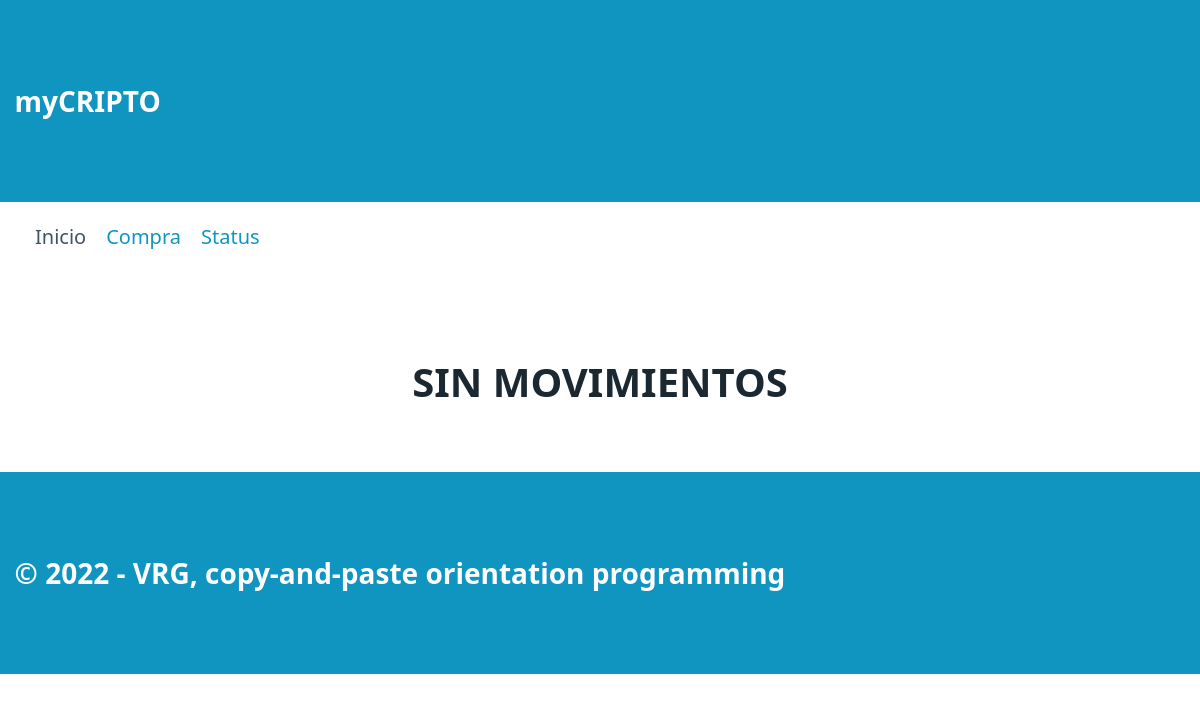
Before: / with the older database file.
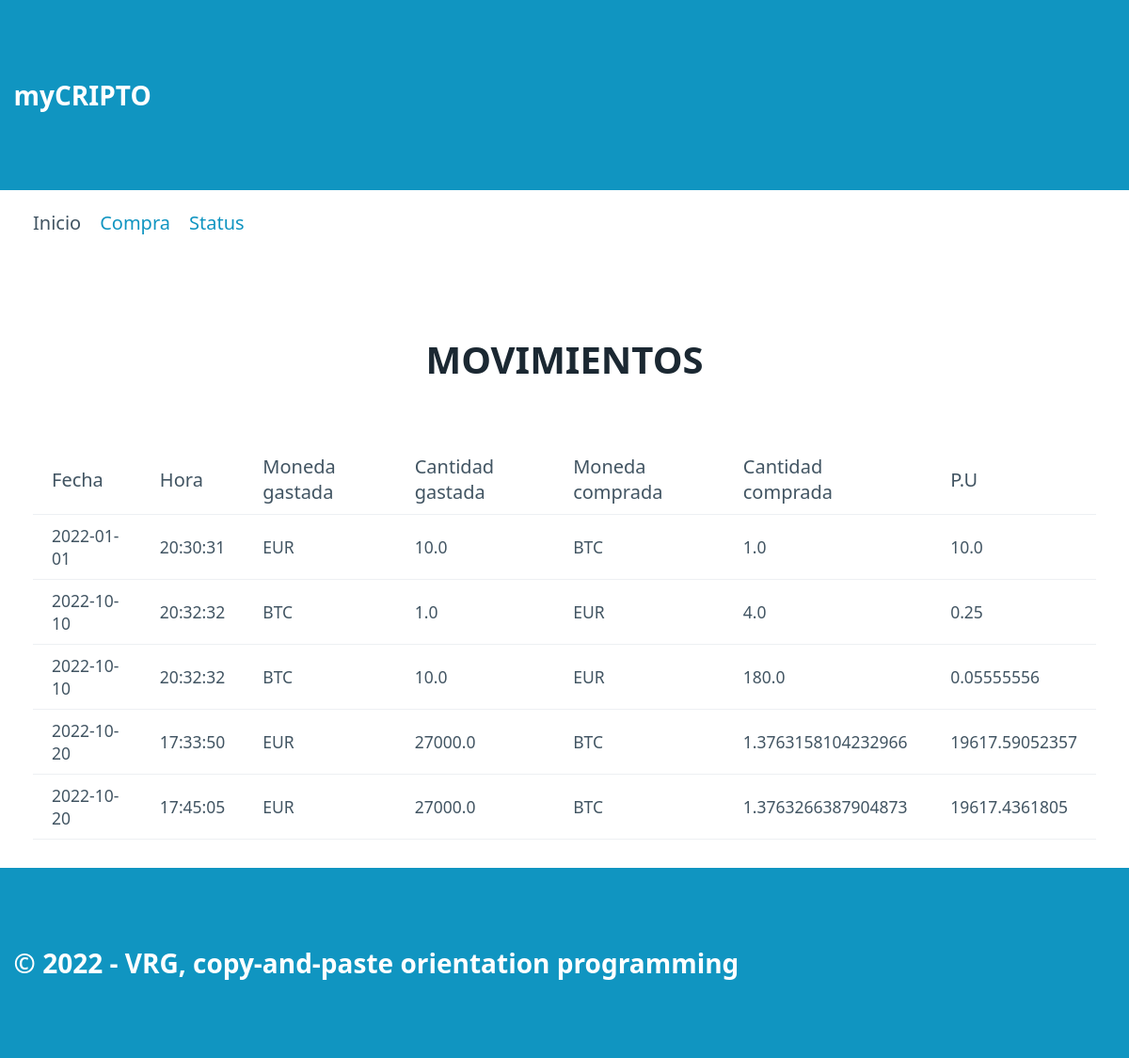
After: the same page with the newer database file.
### tables this page shows
CREATE TABLE "movements" (
	"id"	INTEGER,
	"date"	TEXT NOT NULL,
	"time"	TEXT NOT NULL,
	"moneda_from"	TEXT NOT NULL,
	"cantidad_from"	REAL NOT NULL,
	"moneda_to"	TEXT NOT NULL,
	"cantidad_to"	REAL NOT NULL,
	PRIMARY KEY("id" AUTOINCREMENT)
);

### cripto_ex/routes.py (the view)
@app.route("/")
def index():
        try:
                pageNow = "index"
                registros = select_all()
                return render_template("index.html", pageTitle="Inicio", pageNow=pageNow, data=registros)
        except sqlite3.Error as e:
                flash ("Se ha producido un error en la base de datos, contacte con el administrador")
                print(e)
                pageNow = "index"
                return render_template("index.html", pageTitle="Inicio", pageNow=pageNow, data=[])

### cripto_ex/models.py (called while the page is built)
def select_all():
    conn = sqlite3.connect(ORIGIN_DATA)
    cur = conn.cursor()
    result = cur.execute("SELECT id, date, time, moneda_from, cantidad_from, moneda_to, cantidad_to, (SELECT ROUND (cantidad_from / cantidad_to, 8)) as PU from movements order by date;")
    filas = result.fetchall() # lista de tuplas
    columnas = result.description #tupla de tuplas, description es un atributo del cursor
    resultado = []
    for fila in filas:
        posicion_columna = 0
        d = {}
        for campo in columnas:
            d[campo[0]] = fila[posicion_columna]
            posicion_columna += 1
        resultado.append(d)
    conn.close()
    return resultado

### cripto_ex/templates/index.html
{% extends "base.html" %}
{% block content %}
{% if data|length > 0 %}
        <h1 class="container" align="center">MOVIMIENTOS</h1>
        <table class="container">
            <th>Fecha</th>
            <th>Hora</th>
            <th>Moneda gastada</th>
            <th>Cantidad gastada</th>
            <th>Moneda comprada</th>
            <th>Cantidad comprada</th>
            <th>P.U</th>
        {% for movement in data %}
            <tr>
                <td>{{ movement.date }}</td>
                <td>{{ movement.time }}</td>
                <td>{{ movement.moneda_from }}</td>
                <td>{{ movement.cantidad_from }}</td>
                <td>{{ movement.moneda_to }}</td>
                <td>{{ movement.cantidad_to }}</td>
                <td>{{ movement.PU }}</td>
            </tr>
        {% endfor %}
        </table>
{% else %}
    <h1 class="container" align="center">SIN MOVIMIENTOS</h1>
{% endif %}
{% endblock %}

### cripto_ex/templates/base.html (shortened to what this page needs)
<html lang="en">
<head>
    <link rel="stylesheet" href="/static/css/pico.css">
    <link rel="stylesheet" href="/static/css/styles.css">
<body>
    <header>
        <div>
            &nbsp; myCRIPTO
        </div>
    </header>
    <nav class="container">
        <ul>
            {% if 'index' in pageNow %}
                <li>Inicio</li>
            {% else %}
                <li><a href="/">Inicio</a></li>
            {% endif %}
            {% if 'purchase' in pageNow %}
                <li>Compra</li>
            {% else %}
                <li><a href="/purchase">Compra</a></li>
            {% endif %}
            {% if 'status' in pageNow %}
                <li>Status</li>
            {% else %}
                <li><a href="/status">Status</a></li>
            {% endif %}
        </ul>
    </nav>
    {% block content %}{% endblock %}
    <footer>
        &nbsp; &copy; 2022 - VRG, copy-and-paste orientation programming
    </footer>
</body>
</html>

### cripto_ex/static/css/styles.css (style rules this page uses)
header, footer { background-color: var(--primary); color: var(--primary-inverse); font-size: 1.4em; font-weight: bold; }

Changed rows visible on the page:
added movements: date "2022-01-01", time "20:30:31", moneda_from "EUR", cantidad_from "10.0", moneda_to "BTC", cantidad_to "1.0", PU "10.0"
added movements: date "2022-10-10", time "20:32:32", moneda_from "BTC", cantidad_from "1.0", moneda_to "EUR", cantidad_to "4.0", PU "0.25"
added movements: date "2022-10-10", time "20:32:32", moneda_from "BTC", cantidad_from "10.0", moneda_to "EUR", cantidad_to "180.0", PU "0.05555556"
added movements: date "2022-10-20", time "17:33:50", moneda_from "EUR", cantidad_from "27000.0", moneda_to "BTC", cantidad_to "1.3763158104232966", PU "19617.59052357"
added movements: date "2022-10-20", time "17:45:05", moneda_from "EUR", cantidad_from "27000.0", moneda_to "BTC", cantidad_to "1.3763266387904873", PU "19617.4361805"
Other visible differences:
text no longer shown: "SIN MOVIMIENTOS"
text now shown: "MOVIMIENTOS Fecha Hora Moneda gastada Cantidad gastada Moneda comprada Cantidad comprada P.U"
